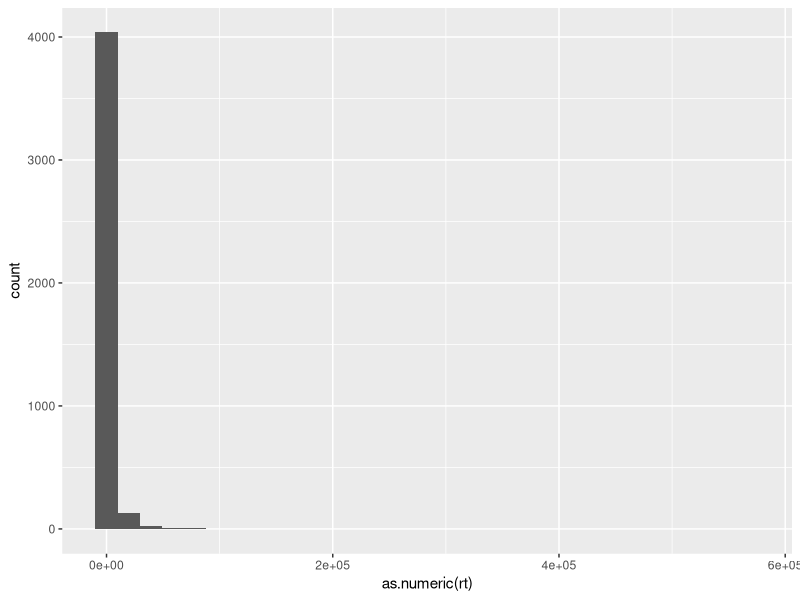

Source code (R): (Note: this script raises an error after producing the figure.)
## ---- chunk 1
library(tidyverse)
## ---- chunk 2
sona_data = read.csv("../data/savic-rhyming-sona.csv") %>%
  select(-sona_id) %>% mutate(data_source = "sona")

# repeat for prolific

prolific_data = read.csv ("../data/savic-rhyming-prolific.csv") %>%
  select(-PROLIFIC_PID) %>% mutate(data_source = "prolific")

## ---- chunk 3
prolific_data <- prolific_data %>% select(names(sona_data))
final_data = rbind(sona_data, prolific_data) %>%
 mutate(rt = as.numeric(rt),
        relatedness = as.factor(relatedness),
        condition = as.factor(condition))%>%
  mutate(condition = fct_recode(condition, 
                                "non-rhyming" = "1",
                               "rhyming" = "2"))
## ---- chunk 4
nrow(final_data)
ncol(final_data)
## ---- chunk 5
final_data%>% group_by(ID)%>% count()
## ---- chunk 6
final_data = rbind(sona_data, prolific_data) %>%
mutate(condition = as.factor(condition),
  relatedness= as.factor(relatedness))
  
levels(final_data$condition)
levels(final_data$relatedness)
## ---- chunk 7
ggplot(data = final_data) +
  geom_histogram(mapping = aes (x = as.numeric(rt)))

range(as.numeric(prereg$rt))

## ---- chunk 8
prereg %>%
  pull(ID) %>% unique () %>% length

prereg %>% 
  filter(typeoftrial == "target") %>%
  group_by(ID) %>% 
  count()

## ---- chunk 9
attention_trials= prereg%>% 
  filter(typeoftrial == "attention") %>% 
  ##filter(condition == "1") %>%
  select(ID, response, novel1, novel2, correct) %>% 
    rowwise() %>%
  mutate(response = ifelse(is.na(response), "blank", response)) %>%
  mutate(across(c(novel1, novel2), ~ replace_na(., "NOT_FOUND"))) %>% 
  mutate(edit_novel1 = adist(novel1, response),
         edit_novel2 = adist(novel2, response)) %>% 
  mutate(revised_correct = ifelse(edit_novel1 <= 2 |
                                    edit_novel2 <= 2,
                                    1, 0),
          mismatch = ifelse(correct == revised_correct, 0, 1)) %>%
  ungroup()
## ---- chunk 10
attention_trials  %>% 
  summarize(mean_accuracy = mean(revised_correct), 
            sd_accuracy = sd(revised_correct))

## summarize participant accuracy 
subject_attention_accuracy = attention_trials  %>% 
  group_by(ID)  %>% 
  summarize(mean_accuracy = mean(revised_correct))

# find IDs with less than 75% accuracy
low_acc_IDs = subject_attention_accuracy  %>% 
  filter(mean_accuracy < 0.75)  %>% 
  pull(ID)
## ---- chunk 11
priming_data = prereg %>% filter(typeoftrial == "target") %>% 
  select (ID, rt, condition, relatedness, prime, response, type, correct, block_number, target, correct_key) %>% 
  filter(!is.na(rt), rt> 200, rt< 1500, correct == "true", block_number == 1) %>% 
  filter(relatedness %in% c("related", "unrelated")) %>%
  filter(!ID %in% low_acc_IDs)

## ---- chunk 12
final_data %>%
  group_by(condition, relatedness) %>%
  summarise(mean_rt = mean(rt)) %>%
  ggplot() +
  geom_col(mapping= aes(x= condition, y= mean_rt, 
                        group= relatedness, fill= relatedness),
           position = "dodge") +
  theme_bw() +
  scale_fill_manual(values = c("firebrick2", "lightblue"))
## ---- chunk 13
library(lmerTest)

rt_model = lmer(data = final_data, rt~ relatedness*condition + (1|ID))
## ---- chunk 14
car::Anova(rt_model)
nobs(rt_model)
# load packages
check_model(rt_model)
